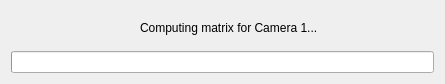
<?xml version="1.0" encoding="UTF-8"?>
<ui version="4.0">
 <class>CalibrationInProgress</class>
 <widget class="QDialog" name="CalibrationInProgress">
  <property name="windowModality">
   <enum>Qt::ApplicationModal</enum>
  </property>
  <property name="geometry">
   <rect>
    <x>0</x>
    <y>0</y>
    <width>445</width>
    <height>84</height>
   </rect>
  </property>
  <property name="sizePolicy">
   <sizepolicy hsizetype="Preferred" vsizetype="Preferred">
    <horstretch>0</horstretch>
    <verstretch>0</verstretch>
   </sizepolicy>
  </property>
  <property name="cursor">
   <cursorShape>WhatsThisCursor</cursorShape>
  </property>
  <property name="windowTitle">
   <string>Calibration in progress</string>
  </property>
  <property name="modal">
   <bool>true</bool>
  </property>
  <layout class="QVBoxLayout" name="verticalLayout">
   <item>
    <layout class="QHBoxLayout" name="horizontalLayout">
     <item>
      <spacer name="horizontalSpacer">
       <property name="orientation">
        <enum>Qt::Horizontal</enum>
       </property>
       <property name="sizeHint" stdset="0">
        <size>
         <width>40</width>
         <height>20</height>
        </size>
       </property>
      </spacer>
     </item>
     <item>
      <widget class="QLabel" name="label_2">
       <property name="sizePolicy">
        <sizepolicy hsizetype="Maximum" vsizetype="Preferred">
         <horstretch>0</horstretch>
         <verstretch>0</verstretch>
        </sizepolicy>
       </property>
       <property name="text">
        <string/>
       </property>
       <property name="pixmap">
        <pixmap resource="icons.qrc">:/oxygen/icons/oxygen/camera-web.png</pixmap>
       </property>
      </widget>
     </item>
     <item>
      <widget class="QLabel" name="label">
       <property name="text">
        <string>Computing matrix for Camera 1...</string>
       </property>
      </widget>
     </item>
     <item>
      <spacer name="horizontalSpacer_2">
       <property name="orientation">
        <enum>Qt::Horizontal</enum>
       </property>
       <property name="sizeHint" stdset="0">
        <size>
         <width>40</width>
         <height>20</height>
        </size>
       </property>
      </spacer>
     </item>
    </layout>
   </item>
   <item>
    <widget class="QProgressBar" name="progressBar"/>
   </item>
  </layout>
 </widget>
 <resources>
  <include location="icons.qrc"/>
 </resources>
 <connections/>
</ui>
